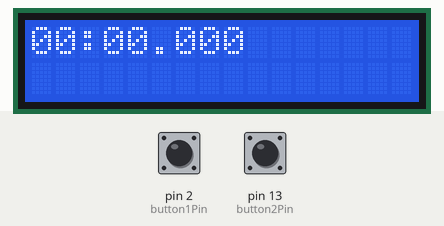
The sketch below on a simulated Arduino Uno, built with avr-gcc and run on an emulated ATmega328P. On the bench: 16×2 character LCD. The inputs (shaded band) are chosen by the test bench; at power-on: pin 2 (button1Pin) LOW, pin 13 (button2Pin) LOW.

Above: at 1.2 s.
1.3 s: pin 2 (button1Pin) pulled HIGH for 0.15 s
At 1.63 s:
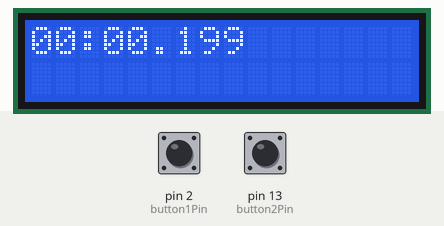
3.0 s: pin 2 (button1Pin) pulled HIGH for 1 s
At 6.67 s:
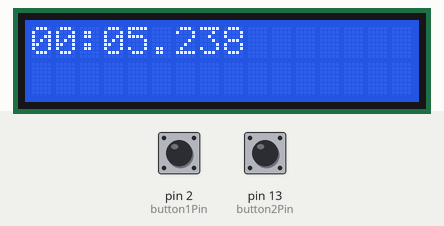
7.0 s: pin 13 (button2Pin) pulled HIGH for 0.15 s
Timing chart, 0 to 10.0 s (numbered marks = the images above; inputs shaded):
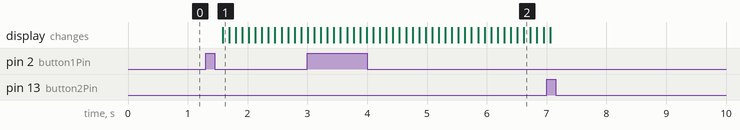

The sketch:

Opdracht_6.ino
```cpp
#include <LiquidCrystal_I2C.h>
#include <Wire.h>

const int button1Pin = 2;
const int button2Pin = 13;
// I2C adres, aantal kolommen, aantal rijen
LiquidCrystal_I2C lcd(0x27, 16, 2);
// Variabele om starttijd in op te slaan
unsigned long startingTime = 0;
// Variabele om vorige stopwatch tijd in op te slaan
unsigned long previousTime = 0;
// Variabele om op te slaan wanneer knop 1 voor het eerst was ingedrukt
unsigned long button1TimePress = 0;
// Variabele om op te slaan of de stopwatch aan het lopen is of niet
bool isRunning = false;
// Variabele om op te slaan wanneer de knop is ingedrukt
unsigned long buttonPressedTime = 0;

void setup() {
  // Definieer pinmode
  pinMode(button1Pin, INPUT);
  pinMode(button2Pin, INPUT);
  // stel LCD in
  lcd.init();
  // Zet backlight aan
  lcd.backlight();
  // Plaats cursor op rij 1
  lcd.setCursor(0, 0);
  // Print tijdformaat
  lcd.print("00:00.000");
  // Start timer
  startingTime = millis();
}

void loop() {
  // Lees de status van knoppen als boolean
  bool button1State = digitalRead(button1Pin);
  bool button2State = digitalRead(button2Pin);

  // Controleer of knop 1 is ingedrukt
  if (button1State == HIGH) {
    // Als druk tijd nog niet is opgeslagen
    if (button1TimePress == 0) {
      // Sla op wanneer knop voor het eerst is ingedrukt
      button1TimePress = millis();
      // Controleer of knop voor 2 seconden of langer is ingedrukt
    } else if (millis() - button1TimePress >= 2000) {
      // Toon ronde
      displayLap();
      // Reset knop tijd
      button1TimePress = 0;
    }
    if (!isRunning) {
      // Start de stopwatch
      isRunning = true;
      // Sla de starttijd op
      startingTime = millis();
      // Vertraging voor betere gebruikerservaring
      delay(100);
    }
  } else {
    // Reset knop loslaten tijd
    button1TimePress = 0;
  }

  // Controleer of knop 2 is ingedrukt om de stopwatch te resetten
  if (button2State == HIGH) {
    isRunning = false;
  }

  // Vertraging om de Arduino tijd te geven om te controleren of er op twee knoppen wordt gedrukt
  delay(100);

  // Controleer of er op twee knoppen tegelijk wordt gedrukt
  if (button1State && button2State) {
    // Wis LCD
    lcd.clear();
    // Plaats cursor op rij 1
    lcd.setCursor(0, 0);
    // Print tijdformaat
    lcd.print("00:00:00.000");
  }

  // Werk scherm alleen bij als de stopwatch loopt
  if (isRunning) {
    displayTime();
  }
}

void displayTime() {
  unsigned long currentTime = millis() - startingTime;
  // Haal milliseconden op
  unsigned long milliseconds = currentTime % 1000;
  // Bereken totale seconden
  unsigned long seconds = currentTime / 1000;
  // Bereken minuten
  unsigned long minutes = seconds / 60;
  // Bereken uren

  // Pas seconden, minuten en uren aan om binnen bereik te blijven
  seconds %= 60;
  minutes %= 60;

  // Print tijd in "00:00.000" formaat
  lcd.setCursor(0, 0);
  lcd.print(minutes < 10 ? "0" : "");
  lcd.print(minutes);
  lcd.print(":");
  lcd.print(seconds < 10 ? "0" : "");
  lcd.print(seconds);
  lcd.print(".");
  lcd.print(milliseconds < 100 ? "0" : "");
  lcd.print(milliseconds < 10 ? "0" : "");
  lcd.print(milliseconds);
}

void displayLap(){
  // Bereken verstreken tijd
  unsigned long currentTime = (millis() - 2000) - startingTime;
  // Haal milliseconden op
  unsigned long milliseconds = currentTime % 1000;
  // Bereken totale seconden
  unsigned long seconds = currentTime / 1000;
  // Bereken minuten
  unsigned long minutes = seconds / 60;

  // Pas seconden en minuten aan om binnen bereik te blijven
  seconds %= 60;
  minutes %= 60;

  // Print verstreken tijd in "00:00.000" formaat
  lcd.setCursor(0, 1);
  if (minutes < 10) lcd.print("0");
  lcd.print(minutes);
  lcd.print(":");
  if (seconds < 10) lcd.print("0");
  lcd.print(seconds);
  lcd.print(".");
  lcd.print(milliseconds < 100 ? "0" : "");
  lcd.print(milliseconds < 10 ? "0" : "");
  lcd.print(milliseconds);
}
```

Measured:
- after the input at 1.3 s, the display: changes after 0.28 s (image 1)
